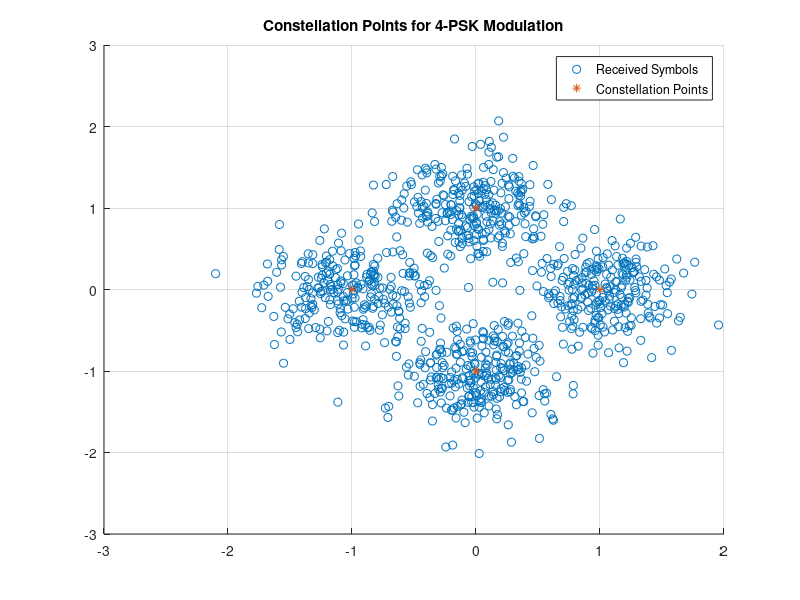

Write the MATLAB code that produced this figure. (Note: this script raises an error after producing the figure.)
clc
close all
clear

M = 4;
K = log2(M);

Len = 1e3;

alphabet = 0 : M - 1; 
data = randsrc(1, Len, alphabet); 

SNR = 7;

% PSK
A = 1; 
teta0 = 0; 
S_PSK = A * exp(1i * (2 * pi * alphabet / M + teta0)); 
s = S_PSK(data + 1); 
r = awgn(s, SNR); 
figure(1); scatter(real(r), imag(r)); grid on; hold on
title(['Constellation Points for ' num2str(M) '-PSK Modulation'])
scatter(real(S_PSK), imag(S_PSK), '*r');
legend('Received Symbols', 'Constellation Points');

for i=1:M
    for j=1:M
        if i~=j
          d(i,j) = sqrt((real(S_PSK(i)) - real(S_PSK(j)))^2 + (imag(S_PSK(i)) - imag(S_PSK(j)))^2);
        end
        if i == j
            d(i,j)=1e5;
        end
    end
end

dmin = min(min(d));



for i=1:length(r)
    for j=1:M
        
        dist_Mat(i,j) = abs(r(i) - S_PSK(j));
        
    end
    
end

[dist_min_Mat, index] = min(dist_Mat,[],2);

recieved_data = index -1;

[number,ratio] = biterr(recieved_data', data, K);
%%
% QAM
clc

M = 4;
K = log2(M);

alphabet = 0 : M - 1; 
data = randsrc(1, Len, alphabet); 

SNR = 30;

S_QAM = creatSquareConstellation(M);
s = S_QAM(data + 1);
r = awgn(s, SNR);
figure(2); scatter(real(r), imag(r)); grid on; hold on
title(['Square Constellation for ' num2str(M) '-QAM Modulation'])
scatter(real(S_QAM), imag(S_QAM), '*r');
legend('Received Symbols', 'Constellation Points');

for i=1:M
    for j=1:M
        if i~=j
          d(i,j) = sqrt((real(S_QAM(i)) - real(S_QAM(j)))^2 + (imag(S_QAM(i)) - imag(S_QAM(j)))^2);
        end
        if i == j
            d(i,j)=1e5;
        end
    end
end

dmin = min(min(d));

for i=1:length(r)
    for j=1:M
        
        dist_Mat(i,j) = abs(r(i) - S_QAM(j));
        
    end
    
end

[dist_min_Mat, index] = min(dist_Mat,[],2);

recieved_data = index -1;


%%

